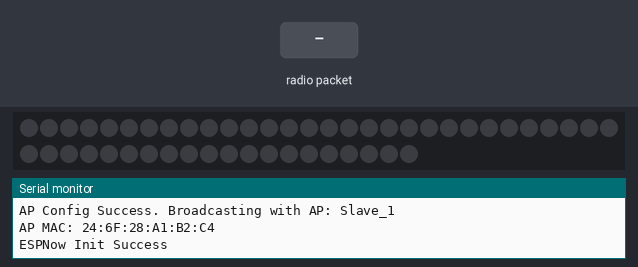
A sketch run on a simulated ESP32. Parts: 50 RGB LEDs in strip order, left to right, continuing on the next row, the last lines printed to the serial monitor. The inputs (shaded band) are chosen by the test bench. Dim RGB values are drawn brighter than linear; the strip is taken to match the declared colour order.

Above: at 1.2 s.
1.3 s: radio packet "1" arrives
At 2.3 s:
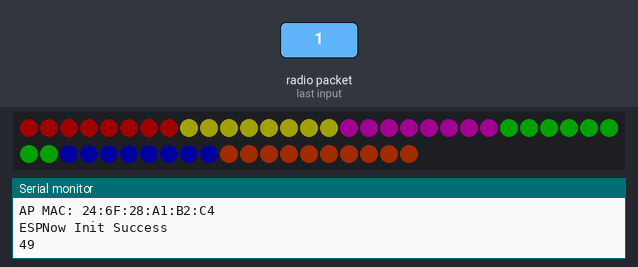
2.8 s: radio packet "0" arrives
4.3 s: radio packet "2" arrives
Timing chart, 0 to 7.3 s (numbered marks = the images above; inputs shaded):
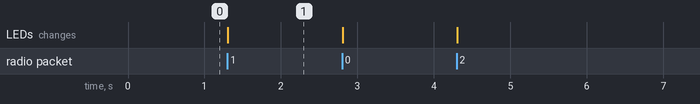

Measured:
- after the input at 1.3 s, the LEDs: change at once (image 1)

The sketch:

audioAnalyzer_output.ino
```cpp
/*
  #include "sdkconfig.h"
  #include "driver/rtc_io.h"
  #include "esp_system.h" //This inclusion configures the peripherals in the ESP system.
  #include "freertos/FreeRTOS.h"
  #include "freertos/task.h"
  #include "freertos/timers.h"
  #include "freertos/event_groups.h"*/
#include <Adafruit_NeoPixel.h>


int RFreqVal;
#include <esp_now.h>
#include <WiFi.h>

#define CHANNEL 1

////
/* define event group and event bits */
EventGroupHandle_t eg;
////
QueueHandle_t queueReceved;
////
const int LED_COUNT = 50; //total number of leds in the strip
const int ledOFF = 5;
////
// When we setup the NeoPixel library, we tell it how many pixels, and which pin to use to send signals.
Adafruit_NeoPixel leds = Adafruit_NeoPixel( LED_COUNT, 13, NEO_RGB);
////
void InitESPNow() {
  WiFi.disconnect();
  if (esp_now_init() == ESP_OK) {
    Serial.println("ESPNow Init Success");
  }
  else {
    Serial.println("ESPNow Init Failed");
    // Retry InitESPNow, add a counte and then restart?
    // InitESPNow();
    // or Simply Restart
    ESP.restart();
  }
}

// config AP SSID
void configDeviceAP() {
  const char *SSID = "Slave_1";
  bool result = WiFi.softAP(SSID, "Slave_1_Password", CHANNEL, 0);
  if (!result) {
    Serial.println("AP Config failed.");
  } else {
    Serial.println("AP Config Success. Broadcasting with AP: " + String(SSID));
  }
}

void setup()
{
  Serial.begin(115200);
  WiFi.mode(WIFI_AP);
  // configure device AP mode
  configDeviceAP();
  // This is the mac address of the Slave in AP Mode
  Serial.print("AP MAC: "); Serial.println(WiFi.softAPmacAddress());
  // Init ESPNow with a fallback logic
  InitESPNow();
  // Once ESPNow is successfully Init, we will register for recv CB to
  // get recv packer info.
  esp_now_register_recv_cb(OnDataRecv);

  eg = xEventGroupCreate();
  //  leds.begin(); // Call this to start up the LED strip.
  //  clearLEDs( LED_COUNT );  // This function, defined below, de-energizes all LEDs...
  //  leds.show();  // ...but the LEDs don't actually update until you call this.
  ////
  queueReceved = xQueueCreate ( 1, sizeof(int));
  //////////////////////////////////////////////////////////////////////////////////////////////
  xTaskCreatePinnedToCore( fDo_LEDs, "fDo_ LEDs", 40000, NULL, 4, NULL, 0 ); //assigned to core
} // setup()
////
void loop() {
  vTaskDelete(NULL); // void loop
}
////
void fDo_LEDs( void *pvParameters )
{
  const int Brightness = 180;
  const int SEG = 6; // how many parts you want to separate the led strip into
  const int ledCount = LED_COUNT; //total number of leds in the strip
  int j;
  int FreqVal;
  leds.begin(); // Call this to start up the LED strip.
  clearLEDs( ledCount );  // This function, defined below, de-energizes all LEDs...
  leds.show();  // ...but the LEDs don't actually update until you call this.
  leds.setBrightness( Brightness ); //  1 = min brightness (off), 255 = max brightness.
  for (;;)
  {
    if (xQueueReceive( queueReceved, &FreqVal,  portMAX_DELAY) == pdTRUE)
    {
      j = 0;
      Serial.println(FreqVal);

      //assign different values for different parts of the led strip
      for (j = 0; j < ledCount; j++)
      {
        if ( (0 <= j) && (j < (ledCount / SEG)) )
        {
          set( j, FreqVal, ledCount, SEG ); // set the color of led
        }
        else if ( ((ledCount / SEG) <= j) && (j < (ledCount / SEG * 2)) )
        {
          set( j, FreqVal, ledCount, SEG );
        }
        else if ( ((ledCount / SEG * 2) <= j) && (j < (ledCount / SEG * 3)) )
        {
          set( j, FreqVal, ledCount, SEG );
        }
        else if ( ((ledCount / SEG * 3) <= j) && (j < (ledCount / SEG * 4)) )
        {
          set( j, FreqVal, ledCount, SEG );
        }
        else if ( ((ledCount / SEG * 4) <= j) && (j < (ledCount / SEG * 5)) )
        {
          set( j, FreqVal, ledCount, SEG );
        }
        else
        {
          set( j, FreqVal, ledCount, SEG );
        }
      }
      leds.show();
    }

  }
  vTaskDelete( NULL );
} // void fDo_ LEDs( void *pvParameters )
////
//the following function set the led color based on its position and freq value
//
void set(byte position, int value, int ledCount, int segment)
{
  // segment 0, red
  if ( (0 <= position) && (position < ledCount / segment) ) // segment 0 (bottom to top), red
  {
    if ( value <= ledOFF )
    {
      leds.setPixelColor( position, 0, 0, 0 );
    }
    else
    {
      // increase light output of a low number
      // value += 10;
      // value = constrain( value, 0, 255 ); // keep raised value within limits
      leds.setPixelColor( position, leds.Color( value , 0, 0) );
    }
  }
  else if ( (ledCount / segment <= position) && (position < ledCount / segment * 2) ) // segment 1 yellow
  {
    if ( value <= ledOFF )
    {
      leds.setPixelColor(position, leds.Color(0, 0, 0));
    }
    else
    {
      leds.setPixelColor(position, leds.Color( value, value, 0)); // works better to make yellow
    }
  }
  else if ( (ledCount / segment * 2 <= position) && (position < ledCount / segment * 3) ) // segment 2 pink
  {
    if ( value <= ledOFF )
    {
      leds.setPixelColor(position, leds.Color(0, 0, 0));
    }
    else
    {
      leds.setPixelColor(position, leds.Color( value, 0, value * .91) ); // pink
    }
  }
  else if ( (ledCount / segment * 3 <= position) && (position < ledCount / segment * 4) ) // seg 3, green
  {
    if ( value <= ledOFF )
    {
      leds.setPixelColor(position, leds.Color( 0, 0, 0));
    }
    else //
    {
      leds.setPixelColor( position, leds.Color( 0, value, 0) ); //
    }
  }
  else if ( (ledCount / segment * 4 <= position) && (position < ledCount / segment * 5) ) // segment 4, leds.color( R, G, B ), blue
  {
    if ( value <= ledOFF )
    {
      leds.setPixelColor(position, leds.Color( 0, 0, 0));
    }
    else //
    {
      leds.setPixelColor(position, leds.Color( 0, 0, value) ); // blue
    }
  }
  else // segment 5
  {
    if ( value <= ledOFF )
    {
      leds.setPixelColor(position, leds.Color( 0, 0, 0)); // only helps a little bit in turning the leds off
    }
    else
    {
      leds.setPixelColor( position, leds.Color( value, value * .3, 0) ); // orange
    }
  }
} // void set(byte position, int value)
////
void clearLEDs( int ledCount)
{
  for (int i = 0; i < ledCount; i++)
  {
    leds.setPixelColor(i, 0);
  }
} // void clearLEDs()

// callback when data is recv from Master

// callback when data is recv from Master
void OnDataRecv(const uint8_t *mac_addr, const uint8_t *data, int data_len) {
  char macStr[18];
  snprintf(macStr, sizeof(macStr), "%02x:%02x:%02x:%02x:%02x:%02x",
           mac_addr[0], mac_addr[1], mac_addr[2], mac_addr[3], mac_addr[4], mac_addr[5]);
  ///Serial.print("Last Packet Recv from: "); Serial.println(macStr);
  //  Serial.print("Last Packet Recv Data: "); Serial.println(*data);
  // Serial.println("");
  int rFreqVal = *data;
  xQueueSend( queueReceved, &rFreqVal , portMAX_DELAY);
  //Serial.println(data);
}
```
